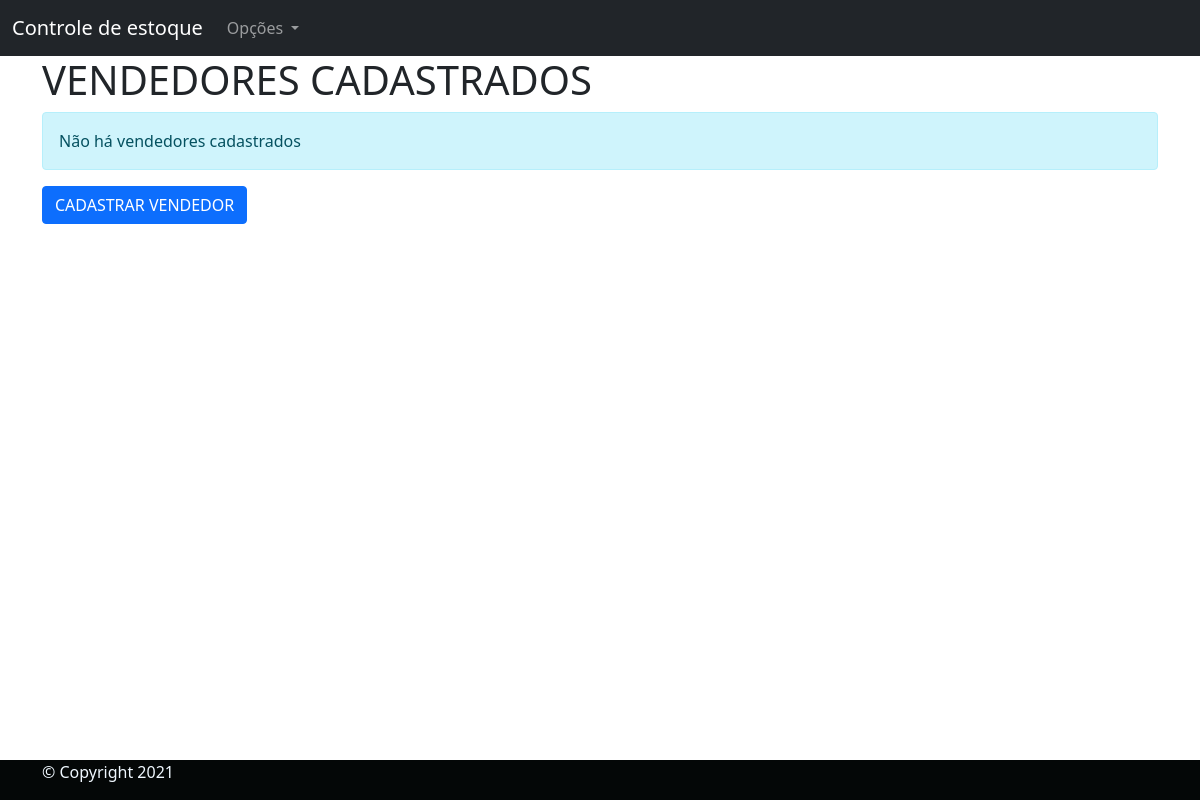
Before: /Listar-vendedor (signed in) with the older database file.
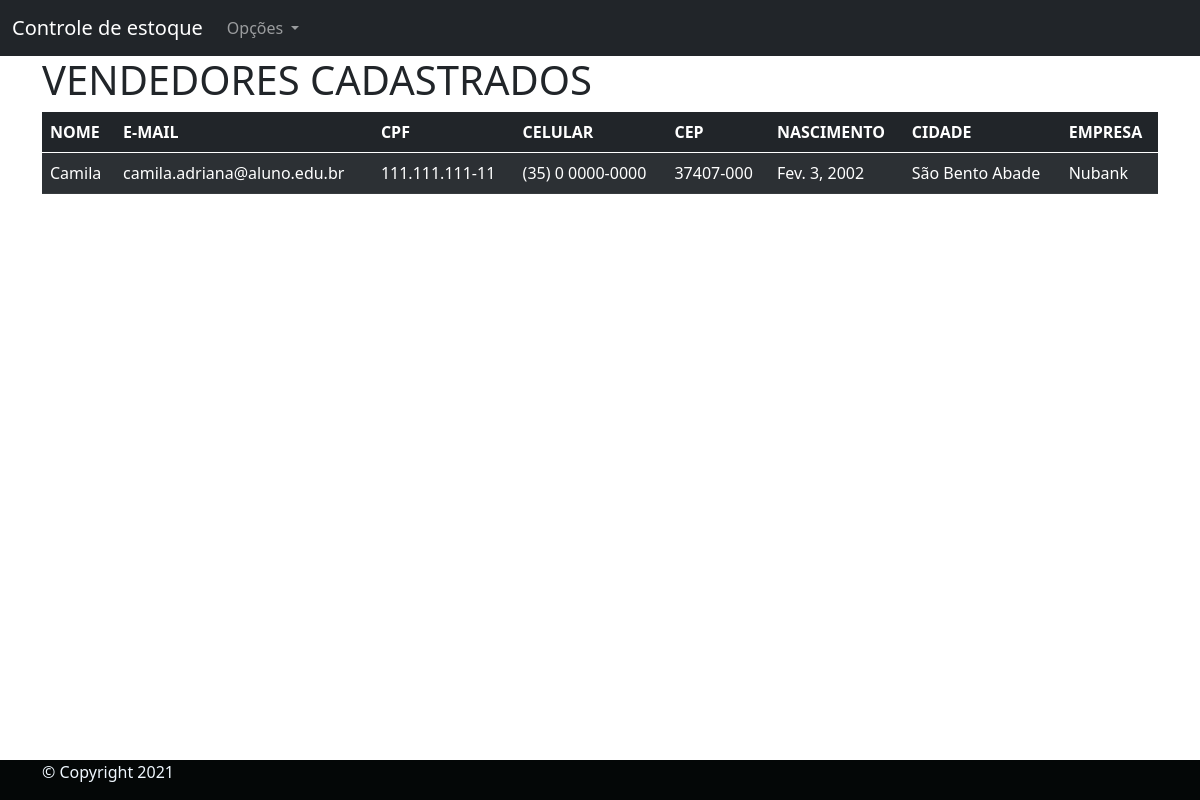
After: the same page with the newer database file.
### Usuarios/models.py (models this page shows, shortened)
class Vendedor(models.Model):
    pessoa = models.ForeignKey(Pessoa, on_delete=models.CASCADE)
    empresa = models.ForeignKey(Empresa, on_delete=models.CASCADE)
    class Meta:
        verbose_name = "Vendedor"
        verbose_name_plural = "Vendedores"
        db_table = "vendedor"

class Pessoa(AbstractBaseUser, PermissionsMixin):
    nome = models.CharField(verbose_name="Nome completo:", max_length=194)
    naturalidade = models.CharField(
        verbose_name="Naturalidade", max_length=194, blank=False, null=False)
    pais = models.CharField(verbose_name="País",
                            max_length=194, blank=False, null=False)
    escolaridade = models.CharField(
        verbose_name="Escolaridade:", max_length=30, choices=ESCOLARIDADE)
    status = models.CharField(verbose_name="Genero",
                              max_length=10, choices=STATUS_GENERO)
    email = models.EmailField(verbose_name="E-mail:",
                              unique=True, blank=False, null=False)
    telefone_celular = models.CharField(
        verbose_name="Número de telefone", max_length=19, unique=False, blank=False, null=False)
    cpf = models.CharField(verbose_name="CPF:", max_length=14,
                           unique=True, blank=False, null=False)
    nascimento = models.DateField(
        verbose_name="Data de nascimento:", max_length=10, null=True, auto_now_add=False, auto_now=False)
    estado_civil = models.CharField(
        verbose_name="Estado civil:", max_length=40, choices=ESTADO_CIVIL)
    profissao = models.CharField(verbose_name="Profissão:", max_length=194)
    cep = models.CharField(verbose_name="CEP:", max_length=194)
    estado = models.CharField(verbose_name="Estado:",
                              max_length=30, blank=False, null=False)
    cidade = models.CharField(verbose_name="Cidade:",
                              max_length=194, blank=False, null=False)
    bairro = models.CharField(verbose_name="Bairro:",
                              max_length=194, blank=False, null=False)
    logradouro = models.CharField(
        verbose_name="Logradouro:", max_length=194, blank=False, null=False)
    numero = models.CharField(
        verbose_name="Número da residencia:", max_length=194, blank=False, null=False)
    telefone = models.CharField(
        verbose_name="Telefone da residencia:", max_length=194, blank=True, null=True)
    data_de_cadastro = models.DateTimeField(
        verbose_name="Data do cadastro", auto_now_add=True)
    is_active = models.BooleanField(
        verbose_name="Usuário está ativo",
        default=True,
    )
    is_staff = models.BooleanField(
        verbose_name="Usuário é da equipe de desenvolvimento",
        default=False,
    )
    is_superuser = models.BooleanField(
        verbose_name="Usuário é um superusuário",
        default=False,
    )
    USERNAME_FIELD = "email"
    objects = UsuarioManager()
    class Meta:
        verbose_name = "Pessoa"
        verbose_name_plural = "Pessoas"
        db_table: "pessoa"

class Empresa(models.Model):
    nome = models.CharField(verbose_name="Nome da empresa:", max_length=194)
    email = models.EmailField(verbose_name="E-mail:",
                              unique=True, blank=False, null=False)
    cep = models.CharField(verbose_name="CEP:", max_length=194)
    pais = models.CharField(verbose_name="País",
                            max_length=194, blank=False, null=False)
    estado = models.CharField(verbose_name="Estado:",
                              max_length=30, blank=False, null=False)
    cidade = models.CharField(verbose_name="Cidade:",
                              max_length=194, blank=False, null=False)
    bairro = models.CharField(verbose_name="Bairro:",
                              max_length=194, blank=False, null=False)
    logradouro = models.CharField(
        verbose_name="Logradouro:", max_length=194, blank=False, null=False)
    numero_da_casa = models.CharField(
        verbose_name="Número da residencia ou complemento:", max_length=194, blank=False, null=False)
    cnpj = models.CharField(
        verbose_name="CNPJ da empresa:", max_length=194, unique=True)
    telefone = models.CharField(
        verbose_name="Contato da empresa:", max_length=194, blank=True, null=True)
    data_de_cadastro = models.DateTimeField(
        verbose_name="Data do cadastro",  auto_now_add=True, null=False)
    class Meta:
        verbose_name = "Empresa"
        verbose_name_plural = "Empresas"
        db_table = "empresa"
    def __str__(self):
        return self.nome

### Usuarios/views.py (the view)
# urls.py: path('Listar-vendedor', listar_vendedor, name="listar_vendedor",),
@login_required
def listar_vendedor(request):
    allvendedor = Vendedor.objects.all()
    context = {
        "listvendedor": allvendedor,
    }
    return render(request, "listavendedores.html", context)

### templates/listavendedores.html
{% extends 'base.html' %}
{% block conteudo %}
<main class="container">
    <h1>VENDEDORES CADASTRADOS</h1>
    {% if listvendedor %}
    <table class="table table-dark table-striped">
        <thead>
          <tr>
            <th scope="col">NOME</th>
            <th scope="col">E-MAIL</th>
            <th scope="col">CPF</th>
            <th scope="col">CELULAR</th>
            <th scope="col">CEP</th>
            <th scope="col">NASCIMENTO</th>
            <th scope="col">CIDADE</th>
            <th scope="col">EMPRESA</th>
        </tr>
        </thead>
        <tbody>
         {% for aux in listvendedor %}
        <tr>
            <td>{{aux.pessoa.nome}}</td>
            <td>{{aux.pessoa.email}}</td>
            <td>{{aux.pessoa.cpf}}</td>
            <td>{{aux.pessoa.telefone_celular}}</td>
            <td>{{aux.pessoa.cep}}</td>
            <td>{{aux.pessoa.nascimento}}</td>
            <td>{{aux.pessoa.cidade}}</td>
            <td>{{aux.empresa}}</td>
        </tr>
          {% endfor %}
        </tbody>
      </table>
     {% else %}
     <div class="alert alert-info" role="alert">
        Não há vendedores cadastrados
      </div>
      <div class="d-grid gap-2">
        <a href="{% url 'cadastrar_vendedor' %}">
            <button class="btn btn-primary" type="button">CADASTRAR VENDEDOR</button>
        </a>
        {% endif%}
</main>
{% endblock %}

Changed rows visible on the page:
added Vendedor: pessoa.nome "Camila", pessoa.email "camila.adriana@aluno.edu.br", pessoa.cpf "111.111.111-11", pessoa.telefone_celular "(35) 0 0000-0000", pessoa.cep "37407-000", pessoa.nascimento "Fev. 3, 2002", pessoa.cidade "São Bento Abade", empresa "Nubank"
Other visible differences:
text no longer shown: "Não há vendedores cadastrados CADASTRAR VENDEDOR"
text now shown: "NOME E-MAIL CPF CELULAR CEP NASCIMENTO CIDADE EMPRESA"
